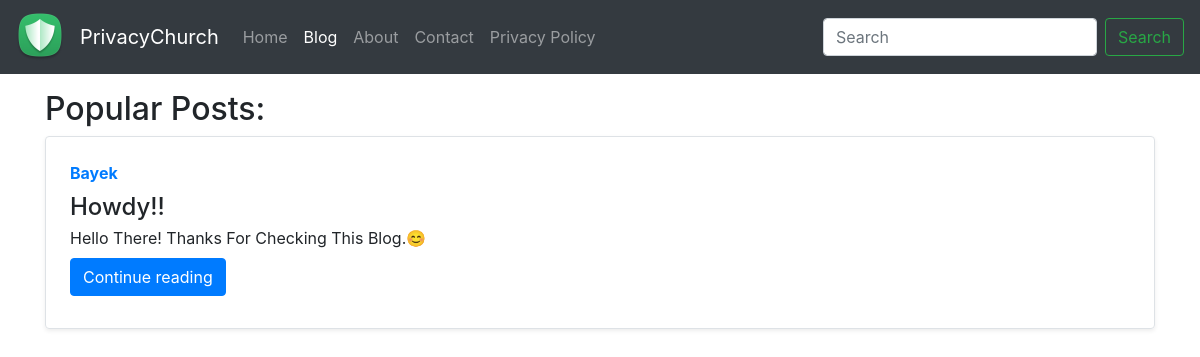
The page /blog/ on the database as committed earlier.
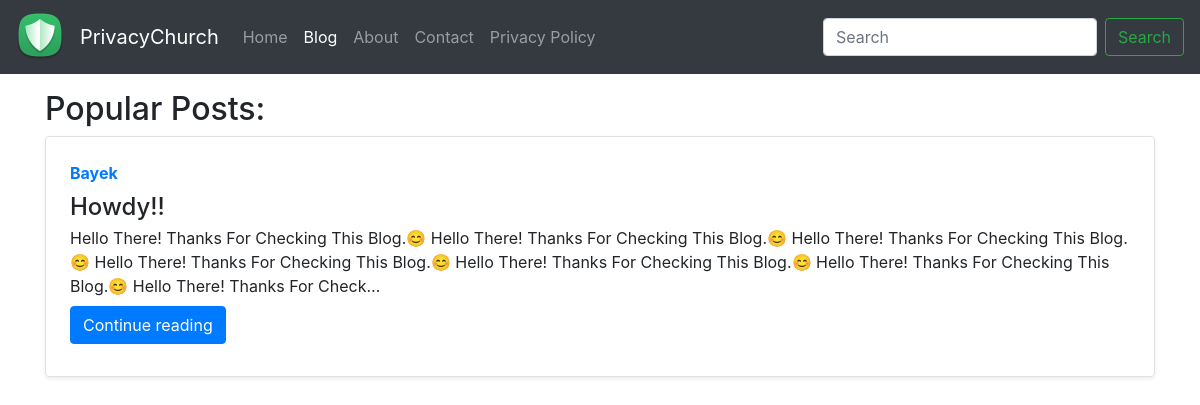
The same page on the database as committed later.
### blog/models.py (models this page shows, shortened)
class Post(models.Model):
    sno = models.AutoField(primary_key=True)
    title = models.CharField(max_length=255)
    content = models.TextField()
    author = models.CharField(max_length=15)
    slug = models.CharField(max_length=130)
    timestamp = models.DateTimeField(blank=True)

### blog/views.py (the view)
# urls.py: path('', views.blogHome, name='blogHome'),
def blogHome(request):
    allPosts = Post.objects.all()
    context = {'allPosts': allPosts}
    return render(request, 'blog/blogHome.html', context)

### templates/blog/blogHome.html (shortened to what this page needs)
{% extends 'base.html' %}
{% block blogactive %} active {% endblock blogactive %}
{% block body %}
<div class="container my-3">
    <h2>Popular Posts:</h2>
    {% for post in allPosts %}
    <div class="row no-gutters border rounded overflow-hidden flex-md-row mb-4 shadow-sm h-md-250 position-relative">
            <div class="col p-4 d-flex flex-column position-static">
                <strong class="d-inline-block mb-2 text-primary">{{post.author}}</strong>
                <h4 class="mb-0">{{post.title}}</h4>
                <p class="card-text mb-auto">{{post.content| truncatechars:300 }}</p>
                <div class="my-2">
                    <a href="/blog/{{post.slug}}" role="button" class="btn btn-primary">Continue reading</a>
                </div>
            </div>
            </div>
            {% endfor %}
    </div>
{% endblock body %}

Rows that differ between the two databases and show on the page:
changed Post "Howdy!!": content "Hello There! Thanks For Checking This Blog.😊" → "…For Checking This Blog.😊 Hello There! Thanks For Checking This Blog.😊 Hello There! Thanks For Checking This Blog.😊 Hello There! Thanks For Checking This Blog.😊 Hello There! Thanks For Checking This Blog.😊 Hello There! Thanks For Checking This Blog.😊 Hello There! Thanks For Check…"
